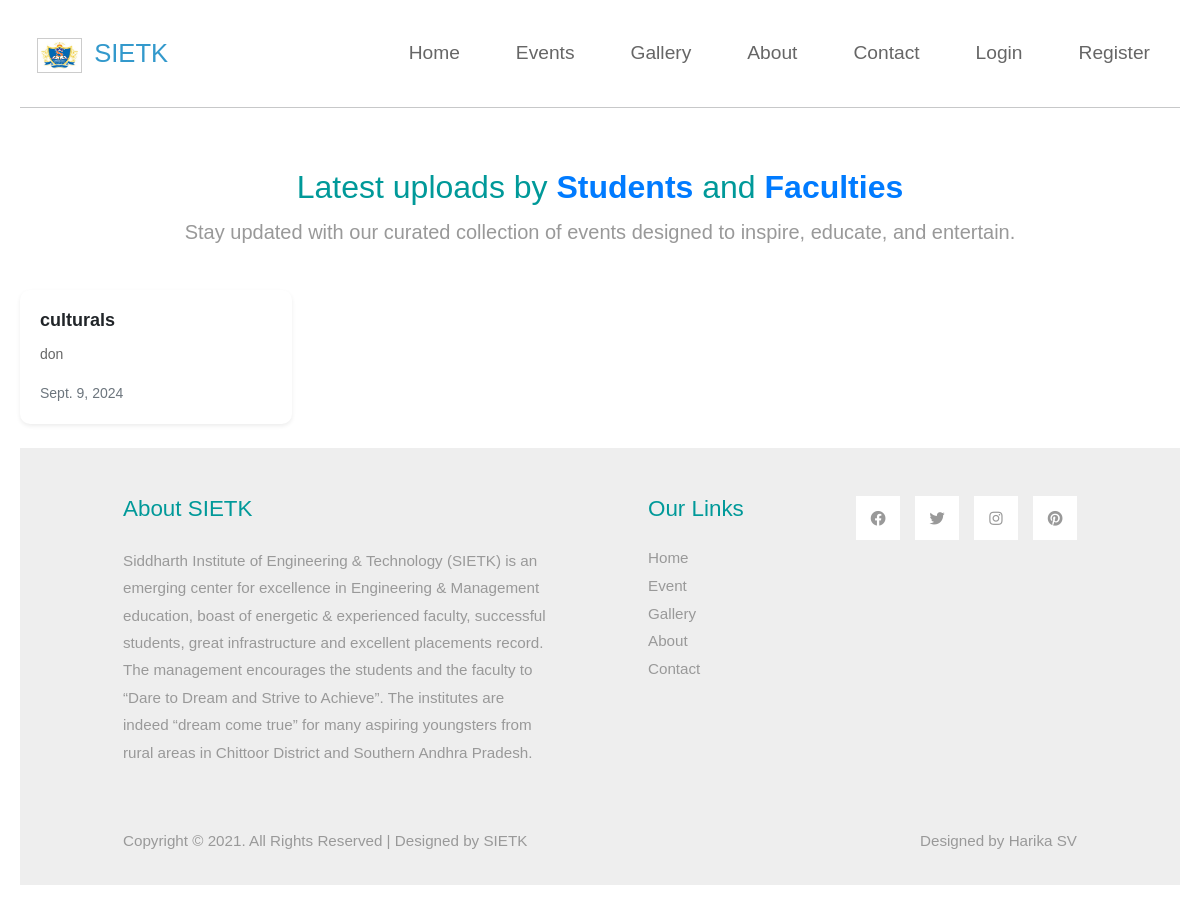
/events/, run on an earlier commit of the app's database.
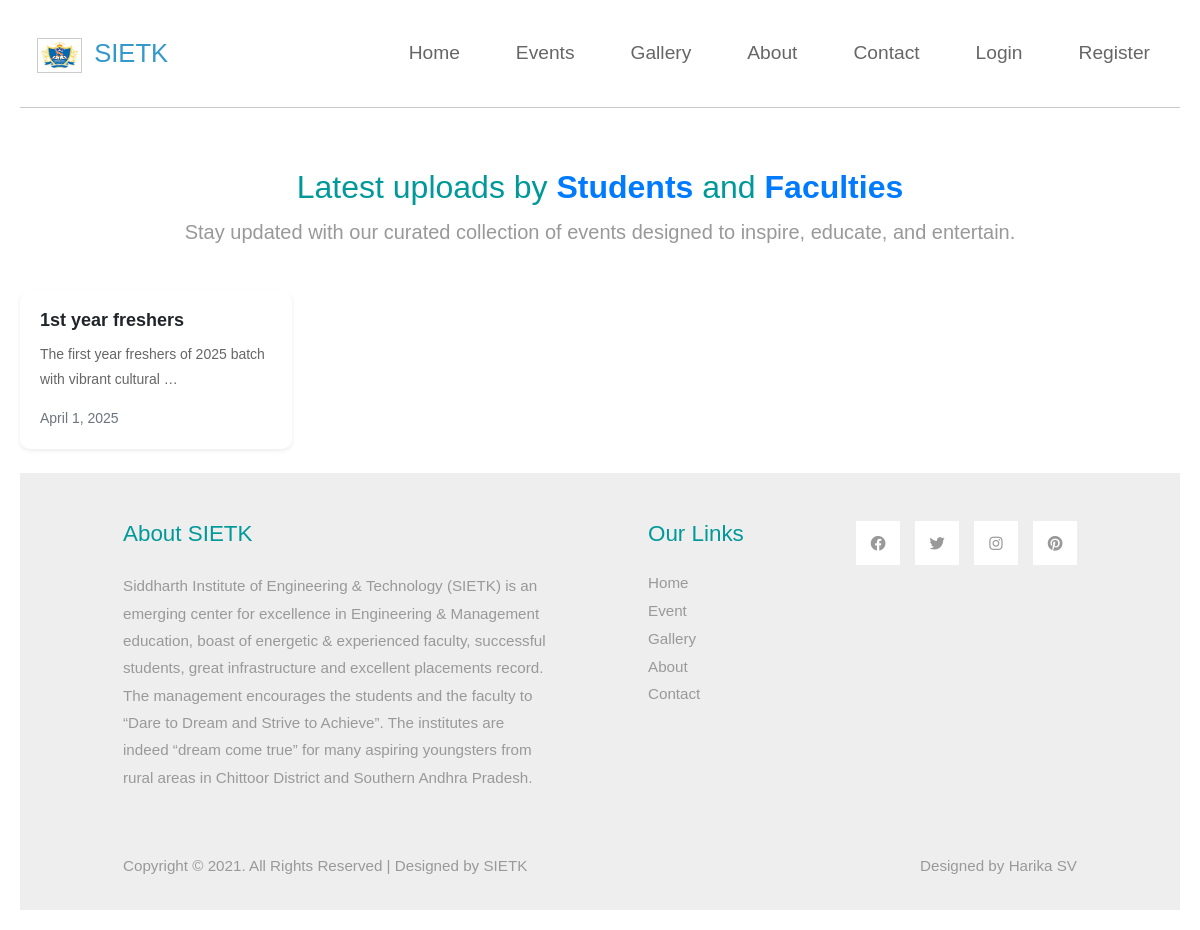
And on a later commit of the database.
### events/models.py (models this page shows, shortened)
class Event(models.Model):
    title       = models.CharField(max_length=200)
    description = models.TextField()
    date        = models.DateField()
    created_by  = models.ForeignKey(User, null=True, on_delete=models.SET_NULL)
    created_at  = models.DateTimeField(auto_now_add=True)
    updated_at  = models.DateTimeField(auto_now=True)

### events/views.py (the view)
# urls.py: path('events/', views.event_list, name='event_list'),
def event_list(request):
    events = Event.objects.order_by('-date')
    return render(request,'events/event_list.html',{'events':events})

### templates/events/event_list.html (shortened to what this page needs)
{% extends 'events/base.html' %}
{% load static %}
{% block content %}
<div class="row mb-4 tm-mt-60 text-center">
  <h2 class="col-12 tm-text-primary">
      Latest uploads by <span class="highlight">Students</span> and <span class="highlight">Faculties</span>
  </h2>
  <p class="col-12 lead">
      Stay updated with our curated collection of events designed to inspire, educate, and entertain.
  </p>
</div>
  <div class="row">
    {% for event in events %}
      <div class="col-md-3" onclick="window.location.href='{% url 'event_detail' event.pk %}'" style="cursor: pointer;">
        <div class="card mb-4 shadow-sm">
          <div class="card-body">
            <h5 class="card-title">{{ event.title }}</h5>
            <p class="card-text">{{ event.description|truncatewords:10 }}</p>
            <div class="d-flex justify-content-between align-items-center">
              <small class="text-muted">{{ event.date }}</small>
            </div>
          </div>
        </div>
      </div>
    {% endfor %}
  </div>
{% endblock %}

What changed in the data, as far as the page shows it:
removed Event: title "culturals", description "don", date "Sept. 9, 2024"
added Event: title "1st year freshers", description "The first year freshers of 2025 batch with vibrant cultural …", date "April 1, 2025"
